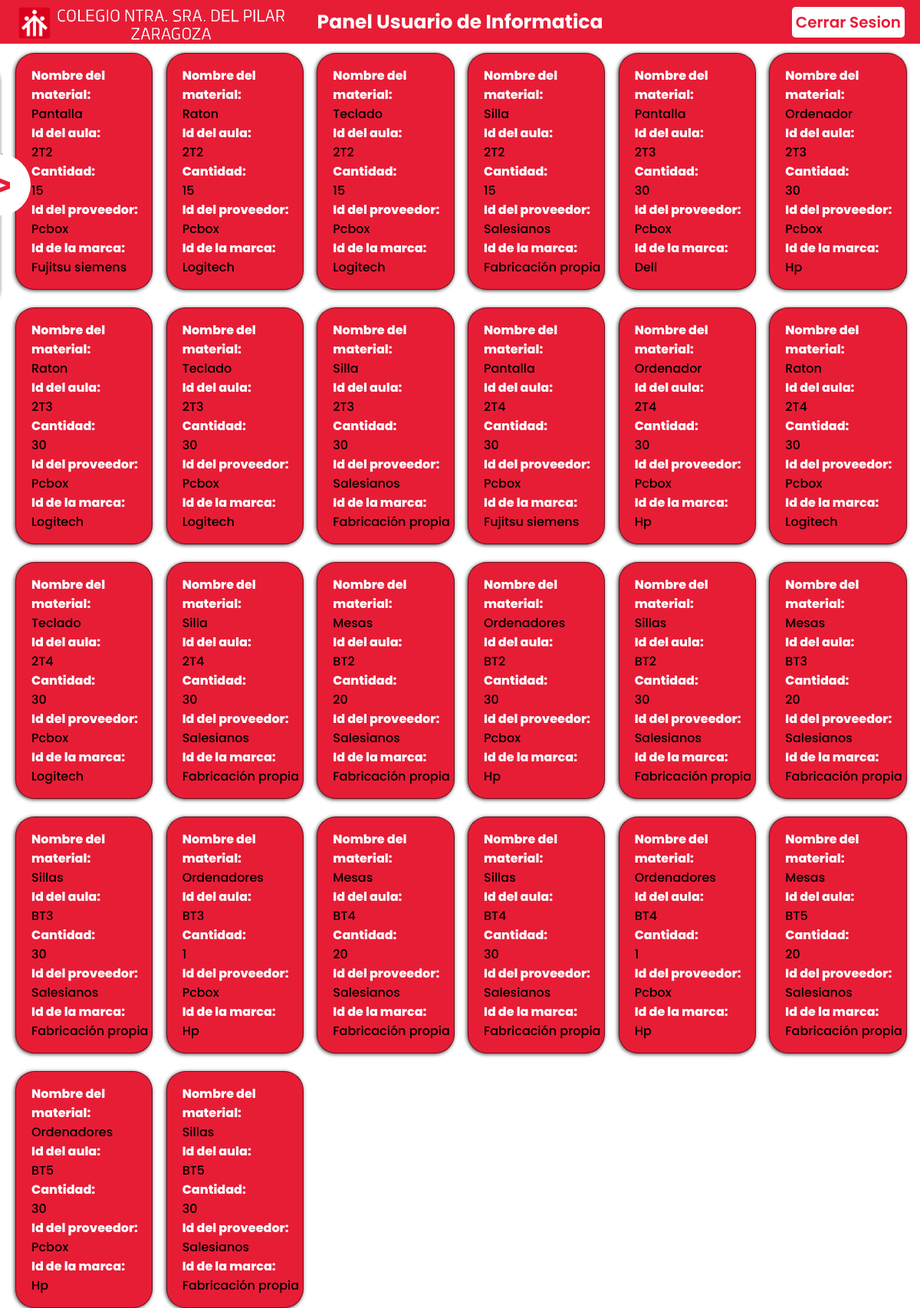
The app's page /PanelUser/PanelUser.php (signed in), older data.
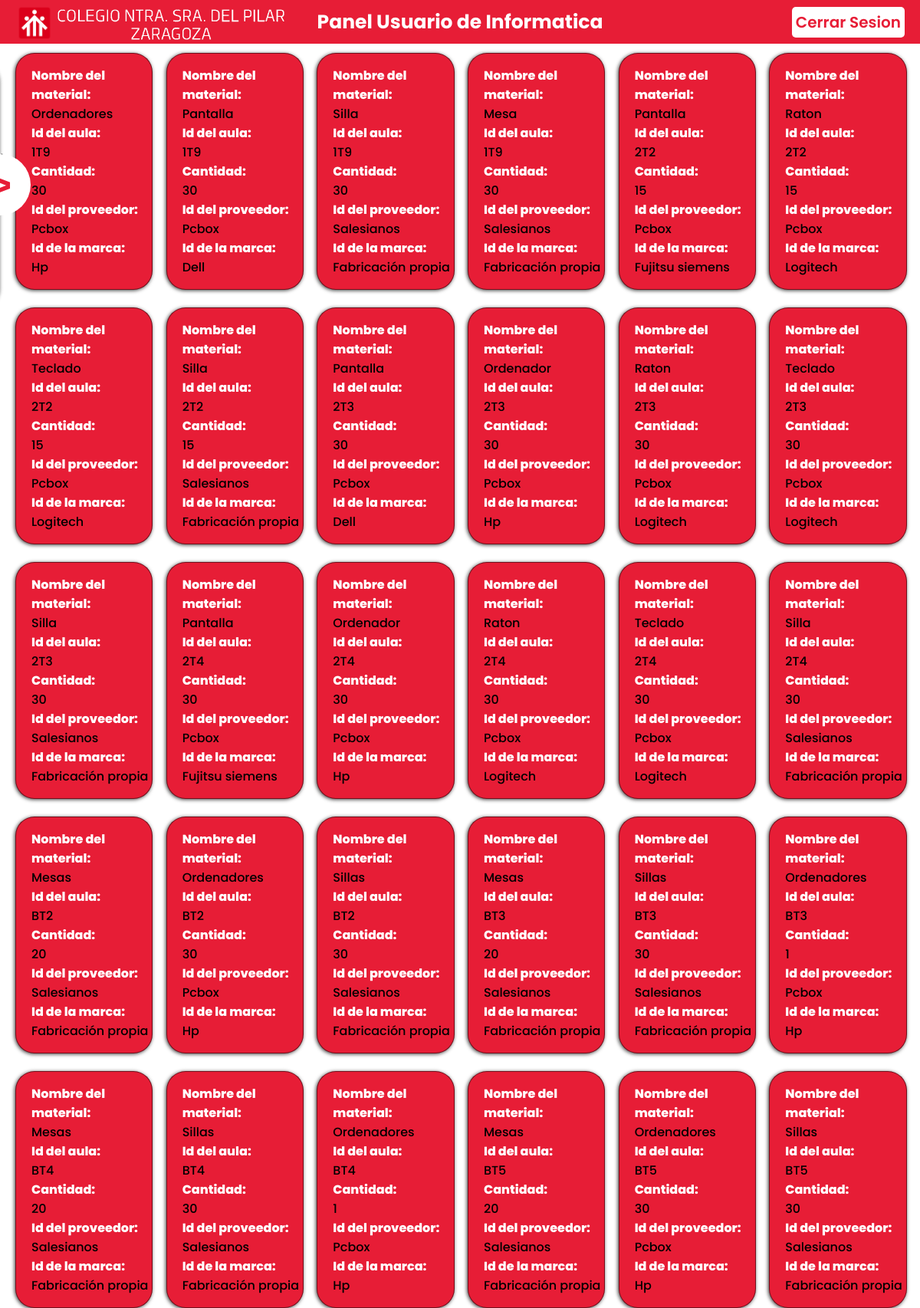
The same page, newer data.
### tables this page shows
CREATE TABLE `departec` (
  `idDepartamento` int(11) NOT NULL,
  `NombreDepar` varchar(50) NOT NULL
);

CREATE TABLE `materiales` (
  `idMateriales` int(11) NOT NULL,
  `NombreMat` varchar(30) NOT NULL,
  `idAula` varchar(5) NOT NULL,
  `Cantidad` int(11) NOT NULL,
  `idProveedor` int(11) NOT NULL,
  `idMarca` int(11) NOT NULL,
  `idDepartamento` int(11) NOT NULL
);

CREATE TABLE `prov` (
  `idProveedor` int(11) NOT NULL,
  `Nombre` varchar(60) NOT NULL,
  `Direccion` varchar(80) NOT NULL,
  `Municipio` varchar(30) NOT NULL,
  `Provincia` varchar(30) NOT NULL,
  `Telefono` int(9) NOT NULL,
  `idTipo` int(11) NOT NULL,
  `idDepartamento` int(11) DEFAULT NULL
);

CREATE TABLE `marca` (
  `idMarca` int(11) NOT NULL,
  `NombreMarca` varchar(30) NOT NULL,
  `idDepartamento` int(11) NOT NULL
);

### PanelUser/InformacionU.php (the view)
<?php
include("./conexion_bd.php");
function body($consulta, $conexion){
    $resultado = mysqli_query($conexion, $consulta);
    if ($resultado) {
        while ($row = $resultado->fetch_object()) {
            $NombreMat = $row->NombreMat;
            $idAula = $row->idAula;
            $Cantidad = $row->Cantidad;
            $idProveedor = $row->Nombre;
            $idMarca = $row->NombreMarca;
            ?>
            <div class="card">
                <h3>Nombre del material:</h3>
                <?php echo htmlspecialchars($NombreMat); ?>
                <h3>Id del aula:</h3>
                <?php echo htmlspecialchars($idAula); ?>
                <h3>Cantidad:</h3>
                <?php echo htmlspecialchars($Cantidad); ?>
                <h3>Id del proveedor:</h3>
                <?php echo htmlspecialchars($idProveedor); ?>
                <h3>Id de la marca:</h3>
                <?php echo htmlspecialchars($idMarca); ?>
            </div>
            <?php
        }
    }
}
if (isset($_GET['search']) && !empty($_GET['search']) || (isset($_GET['value']) && !empty($_GET['value']))) {
    $types = [
        'aula' => 'a.idAula',
        'prov' => 'p.Nombre',
        'marca' => 'ma.NombreMarca',
        'tipoprod' => 'tp.NombreTipo ',
        'ubi' => 'u.NombreUbicacion'
    ];
    $type = "";
    if($_GET['search'] != 'all' && isset($_GET['value']) && $_GET['value'] != 'all'){
        $types = $types[$_GET['search']];
        $type = "$types = '$_GET[value]' AND";
    }
    $consulta = "SELECT m.NombreMat, m.idAula, m.Cantidad,p.Nombre, ma.NombreMarca FROM login AS l
    INNER JOIN departec AS d ON l.idDepartamento = d.idDepartamento
    INNER JOIN aula AS a ON d.idDepartamento = a.idDepartamento
    INNER JOIN materiales AS m ON a.idAula = m.idAula
    INNER JOIN prov AS p ON m.idProveedor = p.idProveedor
    INNER JOIN marca AS ma ON m.idMarca = ma.idMarca
    INNER JOIN tipoprod AS tp ON tp.idTipo = p.idTipo
    INNER JOIN ubi AS u ON u.idUbicacion = a.idUbicacion
    WHERE $type d.idDepartamento  = $_SESSION[deparamento] AND l.idUser = $_SESSION[id]";
    body($consulta, $conexion);
} else {
    $consulta = "SELECT m.NombreMat, m.idAula, m.Cantidad,p.Nombre, ma.NombreMarca FROM login AS l
    INNER JOIN departec AS d ON l.idDepartamento = d.idDepartamento
    INNER JOIN aula AS a ON d.idDepartamento = a.idDepartamento
    INNER JOIN materiales AS m ON a.idAula = m.idAula
    INNER JOIN prov AS p ON m.idProveedor = p.idProveedor
    INNER JOIN marca AS ma ON m.idMarca = ma.idMarca
    INNER JOIN tipoprod AS tp ON tp.idTipo = p.idTipo
    INNER JOIN ubi AS u ON u.idUbicacion = a.idUbicacion
    WHERE d.idDepartamento  = $_SESSION[deparamento] AND l.idUser = $_SESSION[id]";
    body($consulta, $conexion);
}

### PanelUser/PanelUser.php (shortened to what this page needs)
<!DOCTYPE html>
<html lang="en">
<head>
    <link rel="stylesheet" href="styleU.css">
</head>
<body onload='activarAnimacionRefresh()'>
    <header>
        <div class="logo_container">
            <img src="../Img/logo_salesianos.png" alt="" class="logo">
            <img src="../Img/logo_con_texto.png" alt="" class="texto_logo">
        </div>
        <div class="texto1">
            <strong>Panel Usuario de
                <?php include("./DepU.php") ?>
            </strong>
        </div>
        <div class="cs">
            <div class="cs-button">
                <a href="./cs2.php">Cerrar Sesion</a>
            </div>
        </div>
    </header>
    <main>
        <div class="filter_var" id='modal'>
            <div class="filtros">
                <div class="div_filtro_principal">
                        <?php include("./filtro_principal.php") ?>
                </div>
            </div>
            <div class="div_boton_filtro">
                <button class="boton_filtro" id="boton_filtro" name="boton_filtro"
                    onclick="activarAnimacion()">></button>
            </div>
        </div>
        <div class="principal">
            <?php include("./InformacionU.php") ?>
        </div>
    </main>
</body>
</html>

### PanelUser/DepU.php (shortened to what this page needs)
<?php
include("./conexion_bd.php");
$inc = true;
if ($inc){
    $consulta = "SELECT d.NombreDepar , l.idDepartamento FROM login AS l
    LEFT JOIN departec AS d ON l.idDepartamento = d.idDepartamento
    WHERE l.idUser = $_SESSION[id]";
    $resultado = mysqli_query($conexion, $consulta);
    if ($resultado){
        while($row = $resultado->fetch_object()){
            $nombreDepar = $row->NombreDepar;
            ?>
            <?php echo htmlspecialchars($nombreDepar); ?>
        <?php
        }
    }
}
?>

### PanelUser/styleU.css (style rules this page uses)
:root { --i:40%; }
body { margin: 0; padding: 0; font-family: 'Poppins', sans-serif; background-color: #FFFFFF;; }
header { display: flex; position: relative; justify-content: center; align-items: center; background-color: #E71D36; height: 7.15vh; }
.logo_container { margin-top: 10px; left: 20px; position: absolute; }
.logo { height: 50px; width: 50px; }
.texto_logo { height: 3.5%; width: 300px; }
.texto1 { display: flex; justify-content: center; text-align: center; align-items: center; font-size: 25px; color: #FFFFFF; }
.cs { position: absolute; font-size: 20px; width: 100%; display: flex; justify-content: flex-end; align-items: center; margin-right: 40px; }
.cs-button { display: flex; padding: 5px; background-color: #FFFFFF; border: 0px; border-radius: 5px; }
.cs-button a { color: #E71D36; font-family:'Poppins', sans-serif; font-weight: 600; text-decoration: none; }
main { display: flex; flex-direction: row; height: 92.85vh; width: 100%; position: relative; }
.filter_var { position: fixed; display: flex; flex-direction: row; height: 40vh; width: 20%; justify-content: flex-end; align-items: center; transform: translateX(-100%); margin-top: 24px; }
.filtros { position: absolute; display: flex; flex-direction: column; justify-content: center; align-items: center; width: 100%; height: 40vh; background-color: #E71D36; border-radius: 25px; box-shadow: -1px 1px 5px rgba(0,0,0,0.75); }
.div_filtro_principal { display: flex; flex-direction: row; justify-content: center; align-items: center; }
.div_boton_filtro { position: absolute; transform: translateX(50%); border: 0; border-radius: 50%; }
.boton_filtro { border: 0; border-radius: 50%; width: 80px; height: 80px; font-size: 52px; color: #E71D36; font-weight: 600; background-color:#FFFFFF; }
.principal { height: 92.85vh; width: 100%; display: grid; grid-template-columns: 1fr 1fr 1fr 1fr 1fr 1fr; grid-row-gap: 40px; grid-template-rows: 1fr 1fr 1fr 1fr 1fr 1fr; background-color: #FFFFFF; padding-left: 20px; padding-top: 20px; align-items: center; justify-content: center; }
.card { display: flex; flex-direction: column; justify-content: center; align-items: left; padding-top: 7.5px; padding-left: 20px; padding-bottom: 7.5px; height: 100%; width: 80%; background-color:#E71D36; border-radius: 25px; border: 1px solid rgba(0, 0, 0, 0.5); box-shadow: -1px 1px 5px rgba(0,0,0,0.75); font-family: 'Poppins', sans-serif; font-weight: 500; }
.card h3 { font-size: 16px; font-family: 'Poppins', sans-serif; font-weight: 800; margin: 0; padding: 0; color: #FFFFFF; }

Row changes from the older to the newer data that the page shows:
added materiales: NombreMat "Ordenadores", idAula "1T9", Cantidad "30", idProveedor.Nombre "Pcbox", idMarca.NombreMarca "Hp"
added materiales: NombreMat "Pantalla", idAula "1T9", Cantidad "30", idProveedor.Nombre "Pcbox", idMarca.NombreMarca "Dell"
added materiales: NombreMat "Silla", idAula "1T9", Cantidad "30", idProveedor.Nombre "Salesianos", idMarca.NombreMarca "Fabricación propia"
added materiales: NombreMat "Mesa", idAula "1T9", Cantidad "30", idProveedor.Nombre "Salesianos", idMarca.NombreMarca "Fabricación propia"
